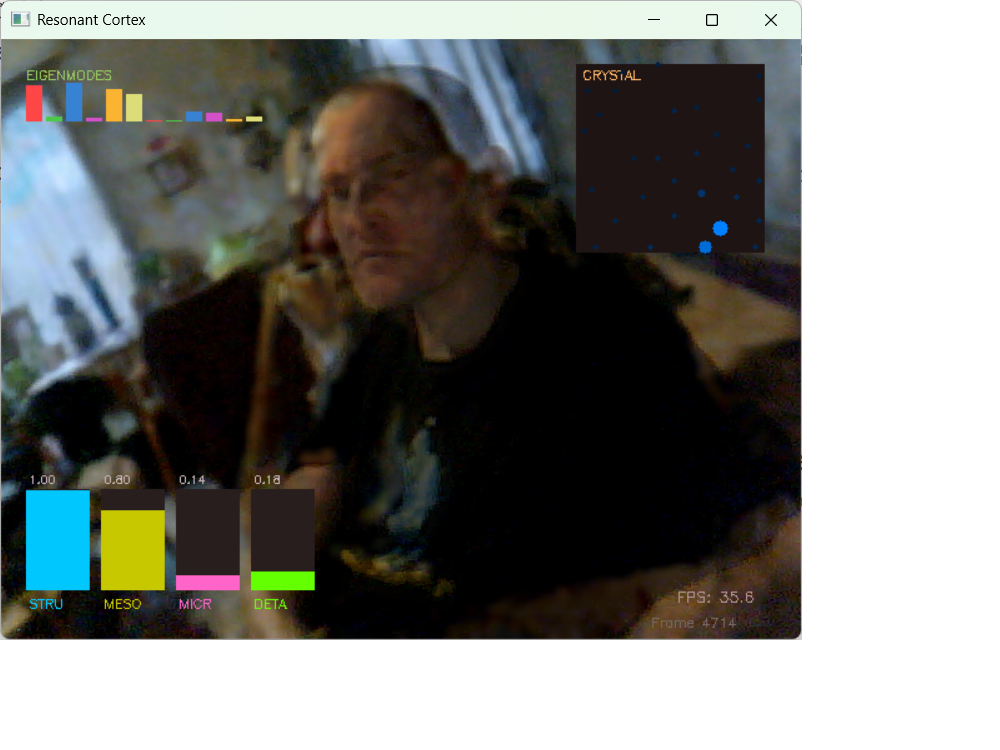
#> input picture pic.png, 1000 x 750 px, given in place of the camera
$ python optical_flow.py
#> lines starting #> are read from the running program, lines starting #| are printed output that depends on the picture
"""
╔══════════════════════════════════════════════════════════════════════════════╗
║  OPTICAL FLOW — The Retina                                                   ║
║                                                                              ║
║  Extracts motion vectors from consecutive webcam frames and converts         ║
║  them into complex impulses that strike crystal nodes.                        ║
║                                                                              ║
║  Flow → Complex impulse: magnitude · exp(i · direction)                      ║
║                                                                              ║
║  Fast motion → large impulse → excites high-frequency eigenmodes             ║
║  Slow motion → small impulse → excites low-frequency eigenmodes              ║
║  This IS the V1→V4 hierarchy emerging from physics.                          ║
╚══════════════════════════════════════════════════════════════════════════════╝
"""

import numpy as np
import cv2
from typing import Optional, Tuple


class OpticalFlowExtractor:
    """
    Extracts dense optical flow from webcam and maps it to crystal node impulses.

    Uses Farneback dense optical flow (GPU not required).
    """

    def __init__(self, downscale: int = 4,
                 flow_scale: float = 0.1,
                 blur_sigma: float = 3.0):
        """
        Args:
            downscale: Factor to shrink frames before flow computation (speed vs accuracy)
            flow_scale: Multiplier converting pixel flow to impulse magnitude
            blur_sigma: Gaussian blur on flow field before sampling at nodes
        """
#> in read, frame is the input picture: shape (750, 1000, 3); mean B, G, R 119.2, 122.7, 121.7
#> in read, `frame = cv2.flip(frame, 1)`:
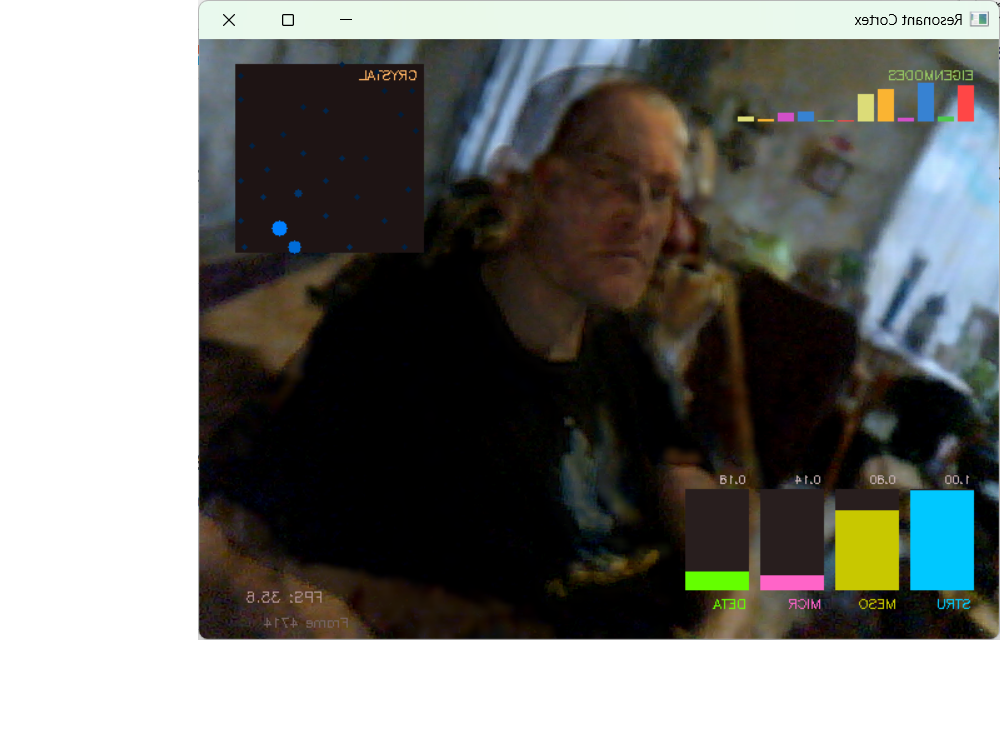
#> frame: shape (750, 1000, 3); mean B, G, R 119.2, 122.7, 121.7
        self.downscale = downscale
        self.flow_scale = flow_scale
        self.blur_sigma = blur_sigma
        self.prev_gray = None

    def compute_flow(self, frame: np.ndarray) -> Optional[np.ndarray]:
        """
        Compute dense optical flow from current frame.

        Args:
            frame: BGR frame from cv2.VideoCapture, shape (H, W, 3)

        Returns:
            flow: (H_small, W_small, 2) array of (dx, dy) vectors,
                  or None if this is the first frame.
        """
        # Convert and downscale
        gray = cv2.cvtColor(frame, cv2.COLOR_BGR2GRAY)
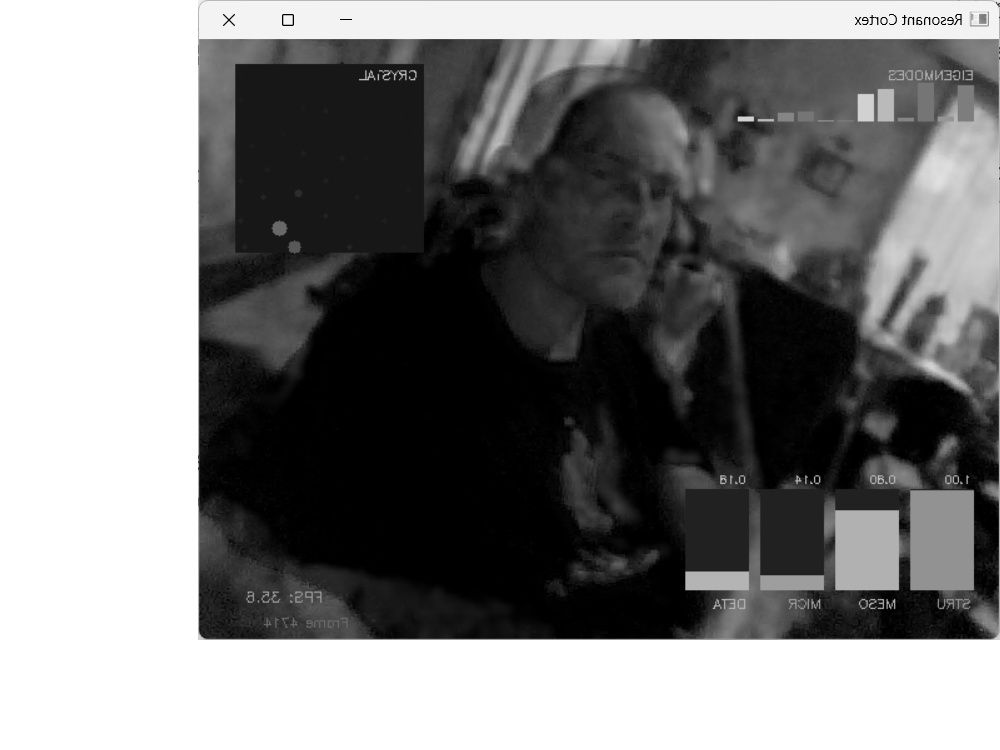
#> gray: shape (750, 1000); min 0, max 255, mean 122
        h, w = gray.shape
#> h = 750; w = 1000
        small_h, small_w = h // self.downscale, w // self.downscale
#> small_h = 187; small_w = 250
        gray_small = cv2.resize(gray, (small_w, small_h))
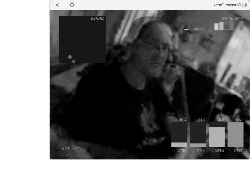
#> gray_small: shape (187, 250); min 0, max 255, mean 122.3

        if self.prev_gray is None:
            self.prev_gray = gray_small
            return None

        # Farneback dense optical flow
        flow = cv2.calcOpticalFlowFarneback(
            self.prev_gray, gray_small,
            None,
            pyr_scale=0.5, levels=3, winsize=15,
            iterations=3, poly_n=5, poly_sigma=1.2,
            flags=0
        )

        self.prev_gray = gray_small
        return flow

    # [50 lines left out: functions flow_to_impulses, get_flow_magnitude_map, not called in this run]


class WebcamCapture:
    """Simple webcam interface."""

    def __init__(self, device: int = 0, width: int = 640, height: int = 480):
        self.cap = cv2.VideoCapture(device)
        self.cap.set(cv2.CAP_PROP_FRAME_WIDTH, width)
        self.cap.set(cv2.CAP_PROP_FRAME_HEIGHT, height)
        self.width = width
        self.height = height

    def read(self) -> Optional[np.ndarray]:
        """Read a frame. Returns BGR array or None."""
        ret, frame = self.cap.read()
        if not ret:
            return None
        # Mirror for face-cam feel
        frame = cv2.flip(frame, 1)
        return frame

    def release(self):
        self.cap.release()

    @property
    def frame_size(self) -> Tuple[int, int]:
        return (self.width, self.height)


if __name__ == "__main__":
    # Quick test: show optical flow from webcam
    cam = WebcamCapture()
    flow_ext = OpticalFlowExtractor()

    print("Webcam optical flow test. Press 'q' to quit.")

    while True:
        frame = cam.read()
        if frame is None:
            break

        flow = flow_ext.compute_flow(frame)

        if flow is not None:
            mag_map = flow_ext.get_flow_magnitude_map(flow)
            # Upscale for display
            mag_display = cv2.resize(mag_map, (cam.width, cam.height))
            mag_color = cv2.applyColorMap(mag_display, cv2.COLORMAP_INFERNO)

            # Blend with original
            combined = cv2.addWeighted(frame, 0.6, mag_color, 0.4, 0)
            cv2.imshow("Optical Flow + Webcam", combined)
        else:
            cv2.imshow("Optical Flow + Webcam", frame)

        if cv2.waitKey(1) & 0xFF == ord('q'):
#> (key q is pressed here)
            break

    cam.release()
    cv2.destroyAllWindows()
